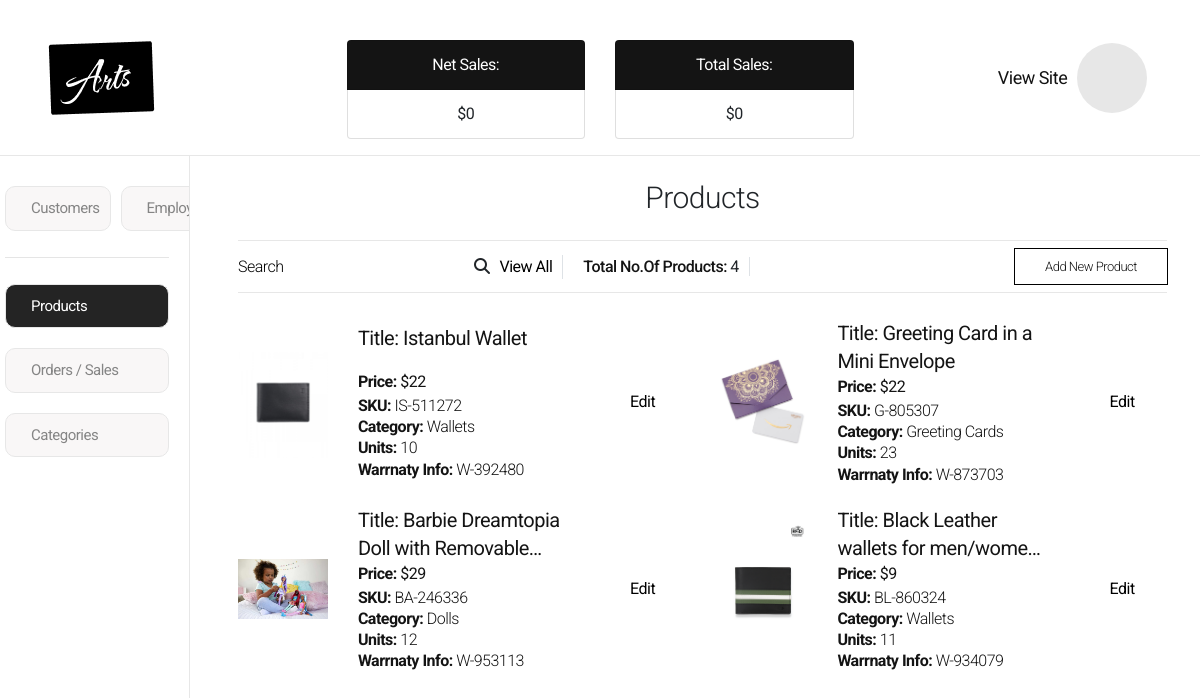
Screenshot of /admin/dashboard.php with the database file from the repository.
### tables this page shows
CREATE TABLE `products` (
  `Product Id` int(11) NOT NULL,
  `Product Name` varchar(255) NOT NULL,
  `Product Stock` int(11) NOT NULL,
  `Product Category` varchar(255) NOT NULL,
  `Product SKU` varchar(255) NOT NULL,
  `Images` text NOT NULL,
  `Keywords` varchar(255) NOT NULL,
  `Warranty` varchar(50) NOT NULL,
  `Product Price` varchar(255) NOT NULL,
  `Product Description` varchar(255) NOT NULL,
  `Product Brand` varchar(255) NOT NULL
);

### src/functions.php (called while the page is built, shortened)
<?php
class Product
{
    public function __construct($name, $SKU, $category, $stock, $img, $productKeywords, $price, $description, $warranty, $brand)
    {
        $this->price = $price;
        $this->name = $name;
        $this->category = $category;
        $this->SKU = $SKU;
        $this->stock = $stock;
        $this->images = $img;
        $this->warranty = $warranty;
    }
    public static function createInstancesOfProduct($connection)
    {
        $showSQL = "SELECT * FROM `products`";
        $showQueryResult = mysqli_query($connection, $showSQL);
    }
}
Product::createInstancesOfProduct($connection);

### src/admin/sections/products.php (the view, shortened to what this page needs)
<div class="position-relative product-section">
    <div class="products-section">
        <div class="text-center">
            <h4 class="fs-30 py-4 border-bottom-hr mb-0 fc-secondary-300 fw-300">Products</h4>
        </div>
        <div class="d-flex border-bottom-hr justify-content-between py-2">
            <div class="d-flex align-items-center gap-10">
                <form action="<?php echo $_SERVER["PHP_SELF"]; ?>">
                    <div class="search--bar fw-300 fs-16">
                        <span class="mr-2 addHover"><button type="submit" name="searchProduct">Search</button> <input required style="display: inline; width: auto;" type="text"></span><i class="fa-solid fa-magnifying-glass"></i>
                    </div>
                </form>
                <button data-view-all-products class="addHover border-right active">View All</button>
                <p class="fs-16 border-right"><span class="fc-secondary fw-500">Total No.Of Products:</span> <?php echo count(Product::$instances); ?></p>
            </div>
            <button class="btn btn-primary " data-add-product>Add New Product</button>
        </div>
        <div class="allProducts ">
            <div class="row all-product-container py-3">
                <?php foreach (Product::$instances as $product) { ?>
                    <div class="all-product-item col-lg-6 col-md-6 col-sm-12  d-flex align-items-center ">
                        <div class="col-lg-3">
                            <div class="img__wrap">
                                <img src="../assets/images/product-images/<?php echo $product->images; ?>">
                            </div>
                        </div>
                        <div class="col-lg-6">
                            <h6 class="fc-secondary fw-400 fs-20 mb-2 product-title">Title: <?php echo $product->name; ?></h6>
                            <p class="fc-secondary fw-400 fs-16 mb-5"><strong>Price:</strong> $<?php echo $product->price; ?></p>
                            <h6 class="fc-secondary fw-300 fs-16 mb-2"><strong>SKU: </strong><?php echo $product->SKU; ?> </h6>
                            <h6 class="fc-secondary fw-300 fs-16 mb-2"><strong>Category: </strong><?php echo $product->category; ?></h6>
                            <h6 class="fc-secondary fw-300 fs-16 mb-2"><strong>Units: </strong><?php echo $product->stock; ?></h6>
                            <h6 class="fc-secondary fw-300 fs-16 mb-2"><strong>Warrnaty Info: </strong><?php echo $product->warranty; ?></h6>
                        </div>
                        <div class="col-lg-3">
                            <button class="addHover mx-auto d-block">Edit</button>
                        </div>
                    </div>
                <?php } ?>
            </div>
        </div>
    </div>
</div>

### src/admin/dashboard.php (shortened to what this page needs)
<?php
include("../config.php");
include('../functions.php');
?>
<!DOCTYPE html>
<html lang="en">
<head>
    <?php include('../includes/header-styles.php') ?>
    <link rel="stylesheet" href="../assets/css/style.css">
    <link rel="stylesheet" href="../assets/css/responsive.css">
</head>
<body class="dashboard-body">
    <?php include('includes/header.php'); ?>
    <main id="wrapper">
        <div class="row">
            <div class="col-sm-2 col-lg-2 col-md-2 no-padding">
                <?php include('includes/sidebar.php') ?>
            </div>
            <div class="col-sm-10 col-lg-10 col-md-10 no-padding dashboard-wrapper">
                <div class="pb-4 px-5 showAdminSections">
                    <?php include('sections/products.php'); ?>
                </div>
            </div>
        </div>
    </main>
    <?php include('../includes/footer-scripts.php') ?>
</body>
</html>

### src/includes/header-styles.php (shortened to what this page needs)
<?php
$currencySymbol = "$";
?>
<link rel="stylesheet" href="https://cdnjs.cloudflare.com/ajax/libs/font-awesome/6.4.2/css/all.min.css" />
<link href="https://cdn.jsdelivr.net/npm/remixicon@3.5.0/fonts/remixicon.css" rel="stylesheet">
<link rel="stylesheet" href="assets/css/style.css">
<link rel="stylesheet" href="assets/css/responsive.css">

### src/admin/includes/header.php
<header class="dashboard--header">
    <div class="container-fluid py-3 border-bottom-hr px-5">
        <div class="row align-items-center justify-content-between">
            <div class="logo col-2">
                <a href="dashboard.php"><img src="../assets/images/logos/logo-black.png" alt="Logo"></a>
            </div>
            <div class="row text-center col-6 pt-4">
                <div class="col-6">
                    <ul class="list-group">
                        <li class="list-group-item bg-secondary fc-white">Net Sales:</li>
                        <li class="list-group-item"><?php echo $currencySymbol; ?>0</li>
                    </ul>
                </div>
                <div class="col-6">
                    <ul class="list-group">
                        <li class="list-group-item bg-secondary fc-white">Total Sales:</li>
                        <li class="list-group-item"><?php echo $currencySymbol; ?>0</li>
                    </ul>
                </div>
            </div>
            <div class="wrapper col-2  d-flex align-items-center justify-content-center gap-10">
                <div class="home">
                    <a class="fs-18 fc-secondary addHover" href="../index.php">View Site</a>
                </div>
                <div class="dashboard--profile">
                    <button><i class="ri-user-3-line"></i></button>
                </div>
            </div>
        </div>
    </div>
</header>

### src/admin/includes/sidebar.php
<aside class="dashboard--sidebar">
    <ul class="sidebar-list">
        <li class="d-flex gap-10 text-center">
            <button data-show=".customer-section">Customers</button>
            <button>Employees</button>
        </li>
        <li>
            <hr>
        </li>
        <li><button data-show=".product-section" class="active">Products</button></li>
        <li><button data-show=".orders-section">Orders / Sales</button></li>
        <li><button data-show=".category-section">Categories</button></li>
    </ul>
</aside>

### src/includes/footer-scripts.php (shortened to what this page needs)
<link rel="stylesheet" href="https://cdnjs.cloudflare.com/ajax/libs/fancybox/3.5.7/jquery.fancybox.min.css" />

### src/assets/css/style.css (style rules this page uses)
* { margin: 0; padding: 0; letter-spacing: -.5px; font: inherit; }
*, *::before, *::after { box-sizing: border-box; }
a { color: var(--clr-secondary); }
html, body { overflow-x: hidden; scroll-behavior: smooth; }
body { -webkit-font-smoothing: antialiased; font-family: var(--ff-primary); }
img { max-width: 100%; }
button { background: none; outline: none; }
ul, ol { margin: 0; padding: 0; }
h1, h2, h3, h4, h5, h6, p { padding: 0; margin-bottom: 0; color: var(--clr-neutral-700); }
p { color: var(--fc-neutral-400); font-size: var(--fs-16); font-weight: 400; line-height: normal; }
button, input { outline: none; border: none; }
input { width: 100%; }
*:has(> .loader.center) { position: relative; }
.border-right { border-right: 1px solid var(--fc-accent); padding-right: 10px; }
.border-right+* { padding-left: 10px; }
.border-bottom-hr { border-bottom: 1px solid #e7e7e7; }
.no-padding { padding: 0 !important; padding-block: 0; padding-inline: 0; }
.mb-0 { margin-bottom: 0 !important; }
.bg-secondary { background-color: var(--clr-secondary) !important; }
.fc-white { color: #FFF; }
.fc-secondary { color: var(--clr-secondary); }
.fw-300 { font-weight: 300; }
.fw-400 { font-weight: 400; }
.fw-500 { font-weight: 500; }
.fs-16 { font-size: var(--fs-16) !important; }
.fs-18 { font-size: var(--fs-18) !important; }
.fs-20 { font-size: var(--fs-20) !important; }
.fs-30 { font-size: var(--fs-30) !important; }
.gap-10 { gap: 10px; }
.mb-2 { margin-bottom: 2px !important; }
.mb-5 { margin-bottom: 5px !important; }
.btn { padding: 10px 30px; border-radius: 0; display: inline-flex; align-items: center; justify-content: center; font-size: var(--fs-13); font-weight: 300; line-height: normal; }
.btn-primary { background-color: var(--clr-primary) !important; color: var(--clr-secondary); outline: 1px solid #000; border: none !important; }
.addHover { transition: color 100ms ease; }
.search--bar { cursor: pointer; }
.dashboard--profile button { --size: 70px; height: var(--size); width: var(--size); display: flex; align-items: center; justify-content: center; background: #e7e7e7; border-radius: 100%; }
.dashboard--sidebar { border-right: 1px solid #e7e7e7; height: calc(100vh - 121px); overflow-y: scroll; padding: 20px; }
.sidebar-list li { list-style: none; }
.sidebar-list button:not(.no-style) { padding: 10px; padding-left: 25px; font-size: 15px; color: var(--clr-secondary-400); border-top-right-radius: 10px 10px; border-top-left-radius: 10px 10px; border-bottom-left-radius: 10px 10px; border-bottom-right-radius: 10px 10px; background: #F9F7F7; margin: 10px 0; cursor: pointer; width: 100%; text-align: left; border: 1px solid #e7e7e7; }
.sidebar-list button.active { background: #242424; color: #fff; }
.all-product-item { border-radius: 10px; padding: 10px 0; }
body.dashboard-body { overflow: hidden; }
strong { font-weight: 700 !important; }
#wrapper { min-height: 100%; }
.cart-title, .product-title { overflow: hidden; text-overflow: ellipsis; display: -webkit-box; -webkit-line-clamp: 2; -webkit-box-orient: vertical; margin-bottom: 10px; min-height: 46px; line-height: 1.4; }

### src/assets/css/variables.css (style rules this page uses)
:root { --ff-primary: 'Roboto', sans-serif; --ff-secondary: 'Poppins', sans-serif; --clr-primary: #ffffff; --clr-secondary: #141414; --clr-secondary-400: #858585; --section-padding: 65px 0; --fs-13: 13px; --fs-14: 14px; --fs-16: 16px; --fs-18: 18px; --fs-20: 20px; --fs-22: 22px; --fs-24: 24px; --fs-25: 25px; --fs-30: 30px; --fs-35: 35px; --fs-40: 40px; --fs-45: 45px; --fs-50: 50px; --fs-55: 55px; --fs-60: 60px; --fs-65: 65px; }

### rows the page displays
products: Images (picture), Product Name "Istanbul Wallet", Product Price "22", Product SKU "IS-511272", Product Category "Wallets", Product Stock "10", Warranty "W-392480"
products: Images (picture), Product Name "Greeting Card in a Mini Envelope", Product Price "22", Product SKU "G-805307", Product Category "Greeting Cards", Product Stock "23", Warranty "W-873703"
products: Images (picture), Product Name "Barbie Dreamtopia Doll with…", Product Price "29", Product SKU "BA-246336", Product Category "Dolls", Product Stock "12", Warranty "W-953113"
products: Images (picture), Product Name "Black Leather wallets for…", Product Price "9", Product SKU "BL-860324", Product Category "Wallets", Product Stock "11", Warranty "W-934079"

### other values shown
$currencySymbol "$"
count(Product::$instances) "4"
